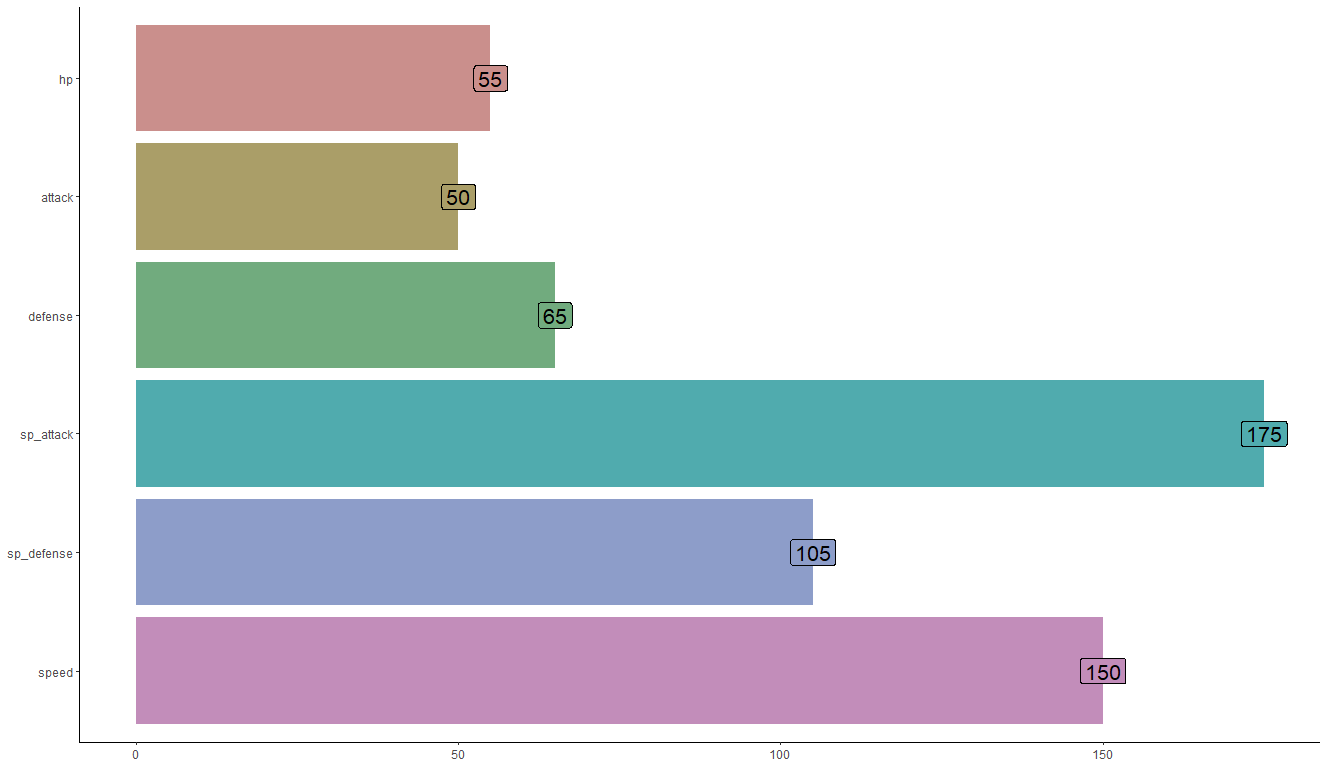

R code for this plot:
setwd('C:/Users/HP/Desktop/Study/Pokemon')
df <- read.csv('pokemon.csv', header = T)
t(t(names(df)))
View(df)

#remove Janpanese name
df <- df[,-30]

#against-type
t(t(names(df)))
againstType <- df[,c(2:19)]
df <- df[,-c(2:19)] #remove

#base-stat
t(t(names(df)))
#include total base stat, atk, def, sp.atk, sp.def and speed
baseStat <- df[,c(5, 11, 2, 8, 15:17)]
df <- df[,-c(2, 5, 8, 11, 15:17)]

#Pokemon information
t(t(names(df)))
pokInfo <- df[,c(10, 8, 11, 12, 1)]
df <- df[,-c(1, 8, 10:12)]

#additional stat
t(t(names(df)))
addStat <- df[,c(9, 10, 4, 5, 2, 6, 8, 1, 3, 7)]

#regroup data
data <- cbind(pokInfo, baseStat, addStat, againstType)
rm(addStat, againstType, baseStat, pokInfo)
#plot
library(ggplot2)
library(tidyverse)
library(ggrepel)
t <- ggplot(data, aes(x = attack, y = sp_attack)) + 
  geom_point(aes(color = factor(is_legendary)))
t

#psychic
psychic <- data %>%
  filter(type1 == "psychic")
p <- data%>%
  filter(type2 == "psychic")
psychic <- rbind(psychic, p)
rm(p)
ggplot(psychic, aes(x = sp_attack, y = speed)) +
  geom_point(aes(color = factor(generation), 
                 shape = factor(is_legendary)), 
             size = 5) +
  geom_text_repel(aes(label = name), size = 3, nudge_x = 0, nudge_y = -2.5,
                  max.overlaps = 20) + 
  geom_hline(yintercept = 100, linetype = 'dashed') +  
  geom_vline(xintercept = 100, linetype = 'dashed') +
  coord_cartesian(xlim = c(0, 200), ylim = c(0, 200)) +
  theme(panel.background = element_rect(fill = 'grey90'))

#Alakazam
alakazam <- psychic %>%
  filter(name == "Alakazam") %>%
  select(hp, attack, defense, sp_attack, sp_defense, speed)
alakazam <- t(alakazam)
alakazam <- data.frame(alakazam)
alakazam <- rownames_to_column(alakazam, var = 'base_stat') %>%
  rename(alakazam, value = alakazam) %>%
  arrange(value) %>%
  mutate(base_stat = factor(base_stat, levels = c('hp', 'attack', 'defense', 
                    'sp_attack', 'sp_defense', 'speed')))


ggplot(alakazam, aes(x = fct_rev(as.factor(base_stat)), 
                     fill = as.factor(base_stat),
                     y = value)) +
  geom_bar(stat = 'identity') +
  scale_fill_hue(c = 40) + 
  theme(legend.position = 'none') + coord_flip() + 
  geom_label(aes(label = value), size = 5.5) + 
  labs(x = NULL, y = NULL) +
  theme_classic() + guides(fill = 'none')

#against
weakness <- data %>%
  filter(name == 'Alakazam') %>%
  select(against_bug, against_dark, against_dragon, against_dragon,
         against_electric, against_fairy, against_fight, against_fire,
         against_flying, against_ghost, against_grass, against_ground,
         against_ice, against_normal, against_poison, against_psychic,
         against_rock, against_steel, against_water)
weakness <- t(weakness)
weakness <- data.frame(weakness)
weakness <- rename(weakness, effectiveness = weakness)
weakness <- rownames_to_column(weakness, var = 'against')

plot_table <- function(d, colors, marginColor,main="", text.cex=1.0)
{
  plot(c(-1,ncol(d)),c(0,nrow(d)+1), type="n", xaxt="n", yaxt="n", xlab="",ylab="",main=main, bty="n")
  
  for (c in 1:ncol(d)) {
    rect(c-1, nrow(d), c, nrow(d) + 1, col=marginColor)
    text(c-.5,nrow(d) +.5,colnames(d)[c], cex=text.cex)
  }
  
  for (r in 1:nrow(d)) {
    rect(-1, r-1, 0, r, col=marginColor)
    text(-.5, r-.5,rownames(d)[nrow(d) - r + 1], cex=text.cex)
  }
  
  for (r in 1:nrow(d))
    for (c in 1:ncol(d)) {
      rect(c-1, r-1, c, r, col=colors[nrow(d) - r + 1,c])
      text(c-.5,r-.5,d[nrow(d) - r + 1,c], cex=text.cex)
    }
}

d <- matrix(nrow = 18, ncol = 1)

colnames(d) <- c('Effectiveness')
rownames(d) <- c('Bug', 'Dark', 'Dragon', 'Electrice', 'Fairy',
                 'Fight', 'Fire', 'Flying', 'Ghost', 'Grass',
                 'Ground', 'Ice', 'Normal', 'Poison', 'Psychic',
                 'Rock', 'Steel', 'Water')
d[,1] <- weakness[,2]


colors <- matrix(sapply(d, function(x) ifelse(x < 1, 'Green', 
                                              ifelse(x == 1, "White", "Red"))),
                 ncol = ncol(d))
par(mar=c(0,0,1,0))
plot_table(d, colors, 'gray90', main = 'Against', text.cex = 0.8)
